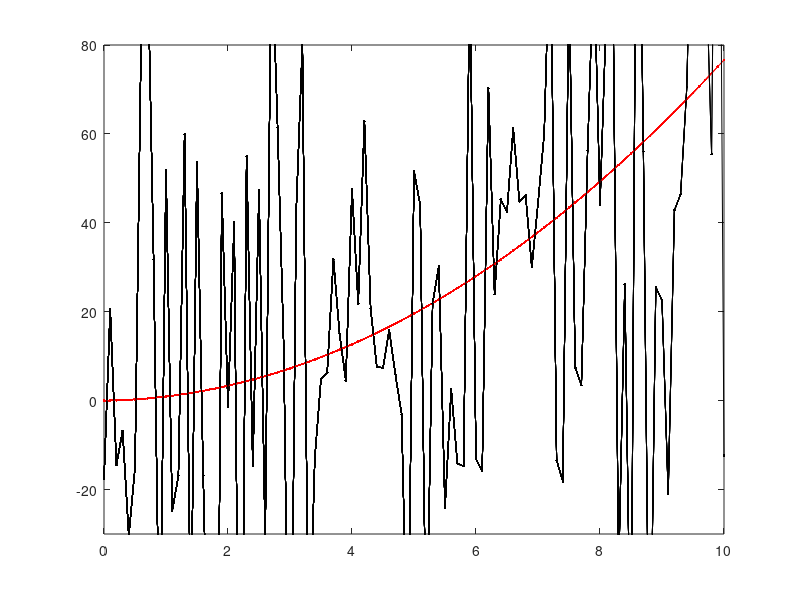

MATLAB code for this plot: (Note: this script raises an error after producing the figure.)
% written by StudentDave
%for licensing and usage questions
%email scienceguy5000 at gmail. com

%Bayesian Ninja tracking Quail using kalman filter

clear all
%% define our meta-variables (i.e. how long and often we will sample)
duration = 10  %how long the Quail flies
dt = .1;  %The Ninja continuously looks for the birdy,
%but we'll assume he's just repeatedly sampling over time at a fixed interval

%% Define update equations (Coefficent matrices): A physics based model for where we expect the Quail to be [state transition (state + velocity)] + [input control (acceleration)]
A = [1 dt; 0 1] ; % state transition matrix:  expected flight of the Quail (state prediction)
B = [dt^2/2; dt]; %input control matrix:  expected effect of the input accceleration on the state.
C = [1 0]; % measurement matrix: the expected measurement given the predicted state (likelihood)
%since we are only measuring position (too hard for the ninja to calculate speed), we set the velocity variable to
%zero.

%% define main variables
u = 1.5; % define acceleration magnitude
Q= [0; 0]; %initized state--it has two components: [position; velocity] of the Quail
Q_estimate = Q;  %x_estimate of initial location estimation of where the Quail is (what we are updating)
QuailAccel_noise_mag = 0.05; %process noise: the variability in how fast the Quail is speeding up (stdv of acceleration: meters/sec^2)
NinjaVision_noise_mag = 50;  %measurement noise: How mask-blinded is the Ninja (stdv of location, in meters)
Ez = NinjaVision_noise_mag^2;% Ez convert the measurement noise (stdv) into covariance matrix
Ex = QuailAccel_noise_mag^2 * [dt^4/4 dt^3/2; dt^3/2 dt^2]; % Ex convert the process noise (stdv) into covariance matrix
P = Ex; % estimate of initial Quail position variance (covariance matrix)

%% initize result variables
% Initialize for speed
Q_loc = []; % ACTUAL Quail flight path
vel = []; % ACTUAL Quail velocity
Q_loc_meas = []; % Quail path that the Ninja sees


%% simulate what the Ninja sees over time
figure(2);clf
figure(1);clf
for t = 0 : dt: duration

    % Generate the Quail flight
    QuailAccel_noise = QuailAccel_noise_mag * [(dt^2/2)*randn; dt*randn];
    Q= A * Q+ B * u + QuailAccel_noise;
    % Generate what the Ninja sees
    NinjaVision_noise = NinjaVision_noise_mag * randn;
    y = C * Q+ NinjaVision_noise;
    Q_loc = [Q_loc; Q(1)];
    Q_loc_meas = [Q_loc_meas; y];
    vel = [vel; Q(2)];
    %iteratively plot what the ninja sees
    plot(0:dt:t, Q_loc, '-r.')
    plot(0:dt:t, Q_loc_meas, '-k.')
    axis([0 10 -30 80])
    hold on
    pause
end

%plot theoretical path of ninja that doesn't use kalman
plot(0:dt:t, smooth(Q_loc_meas), '-g.')

%plot velocity, just to show that it's constantly increasing, due to
%constant acceleration
%figure(2);
%plot(0:dt:t, vel, '-b.')


%% Do kalman filtering
%initize estimation variables
Q_loc_estimate = []; %  Quail position estimate
vel_estimate = []; % Quail velocity estimate
Q= [0; 0]; % re-initized state
P_estimate = P;
P_mag_estimate = [];
predic_state = [];
predic_var = [];
for t = 1:length(Q_loc)
    % Predict next state of the quail with the last state and predicted motion.
    Q_estimate = A * Q_estimate + B * u;
    predic_state = [predic_state; Q_estimate(1)] ;
    %predict next covariance
    P = A * P * A' + Ex;
    predic_var = [predic_var; P] ;
    % predicted Ninja measurement covariance
    % Kalman Gain
    K = P*C'*inv(C*P*C'+Ez);
    % Update the state estimate.
    Q_estimate = Q_estimate + K * (Q_loc_meas(t) - C * Q_estimate);
    % update covariance estimation.
    P =  (eye(2)-K*C)*P;
    %Store for plotting
    Q_loc_estimate = [Q_loc_estimate; Q_estimate(1)];
    vel_estimate = [vel_estimate; Q_estimate(2)];
    P_mag_estimate = [P_mag_estimate; P(1)]
end

% Plot the results
figure(2);
tt = 0 : dt : duration;
plot(tt,Q_loc,'-r.',tt,Q_loc_meas,'-k.', tt,Q_loc_estimate,'-g.');
axis([0 10 -30 80])


%plot the evolution of the distributions
figure(3);clf
for T = 1:length(Q_loc_estimate)
clf
    x = Q_loc_estimate(T)-5:.01:Q_loc_estimate(T)+5; % range on x axis
     
    %predicted next position of the quail    
    hold on
    mu = predic_state(T); % mean
    sigma = predic_var(T); % standard deviation
    y = normpdf(x,mu,sigma); % pdf
    y = y/(max(y));
    hl = line(x,y,'Color','m'); % or use hold on and normal plot
      
    %data measured by the ninja
    mu = Q_loc_meas(T); % mean
    sigma = NinjaVision_noise_mag; % standard deviation
    y = normpdf(x,mu,sigma); % pdf
    y = y/(max(y));
    hl = line(x,y,'Color','k'); % or use hold on and normal plot
   
    %combined position estimate
    mu = Q_loc_estimate(T); % mean
    sigma = P_mag_estimate(T); % standard deviation
    y = normpdf(x,mu,sigma); % pdf
    y = y/(max(y));
    hl = line(x,y, 'Color','g'); % or use hold on and normal plot
    axis([Q_loc_estimate(T)-5 Q_loc_estimate(T)+5 0 1]);    

   
    %actual position of the quail
    plot(Q_loc(T));
    ylim=get(gca,'ylim');
    line([Q_loc(T);Q_loc(T)],ylim.','linewidth',2,'color','b');
    legend('state predicted','measurement','state estimate','actual Quail position')
    pause
end